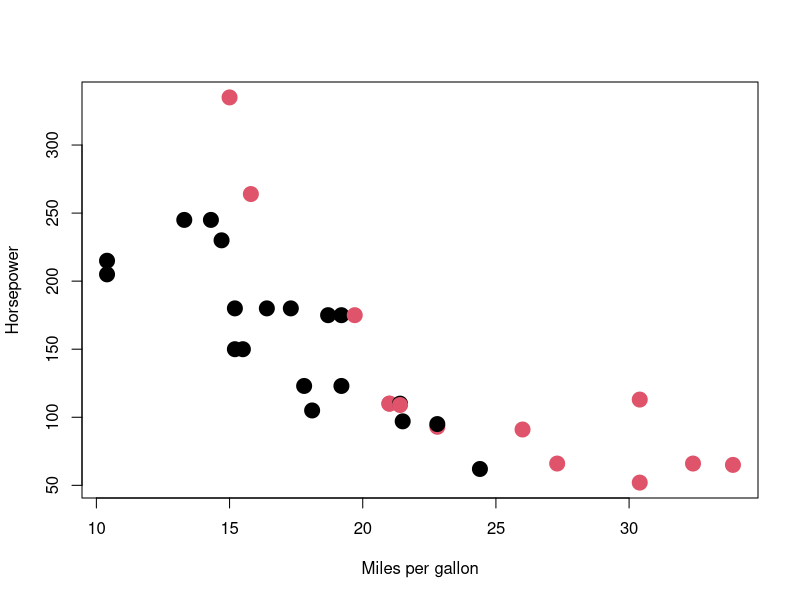
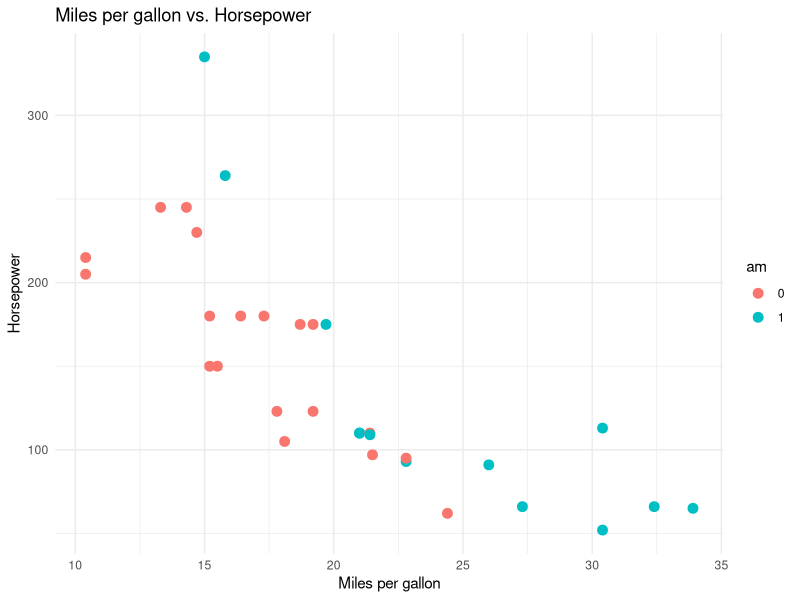
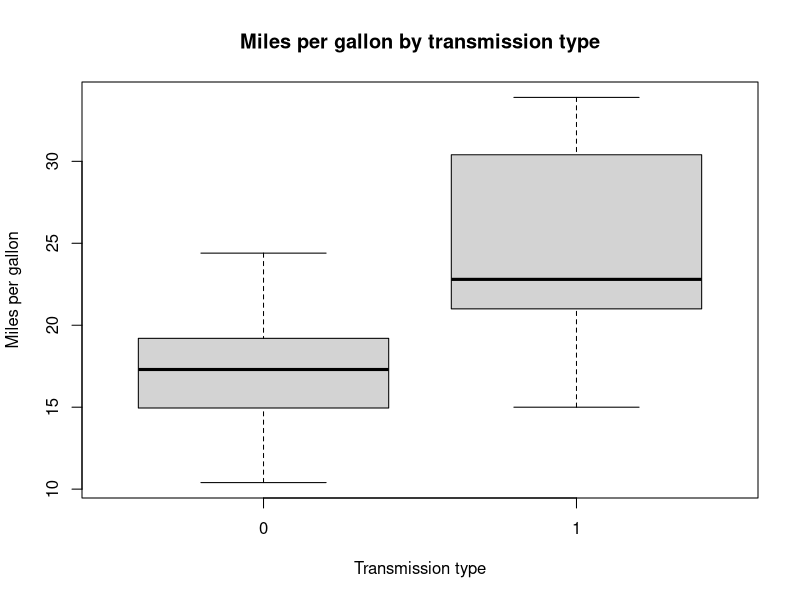

Write R code to recreate these figures, in order.

# This is a simple scatter plot of miles per gallon vs. horsepower
data <- mtcars

data$am <- as.factor(data$am)
data$vs <- as.factor(data$vs)
data$gear <- as.factor(data$gear)

plot(data$mpg, data$hp, col = data$am,
     pch = 19, cex = 2, 
     xlab = "Miles per gallon", ylab = "Horsepower")

# required to install the ggplot2 package
library(ggplot2)
ggplot(data, aes(x = mpg, y = hp, color = am)) + 
  geom_point(size = 3) + 
  labs(title = "Miles per gallon vs. Horsepower",
       x = "Miles per gallon", y = "Horsepower") +
  theme_minimal()


# anlayse the data for EDA
summary(data)

# create a boxplot of miles per gallon by transmission type
boxplot(mpg ~ am, data = data, 
        xlab = "Transmission type", ylab = "Miles per gallon",
        main = "Miles per gallon by transmission type")
